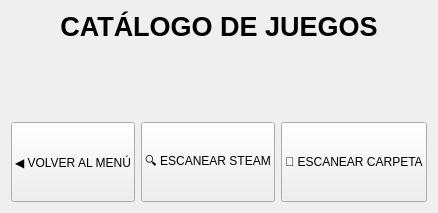
            <widget class="QWidget" name="gamesPage">
             <property name="locale">
              <locale language="English" country="UnitedStates"/>
             </property>
             <layout class="QVBoxLayout" name="verticalLayout_steamGames">
              <item>
               <widget class="QLabel" name="platformLabel">
                <property name="sizePolicy">
                 <sizepolicy hsizetype="Preferred" vsizetype="Maximum">
                  <horstretch>0</horstretch>
                  <verstretch>0</verstretch>
                 </sizepolicy>
                </property>
                <property name="font">
                 <font>
                  <pointsize>20</pointsize>
                  <bold>true</bold>
                 </font>
                </property>
                <property name="text">
                 <string>CATÁLOGO DE JUEGOS</string>
                </property>
                <property name="alignment">
                 <set>Qt::AlignmentFlag::AlignCenter</set>
                </property>
               </widget>
              </item>
              <item>
               <widget class="QScrollArea" name="scrollAreaGame">
                <property name="focusPolicy">
                 <enum>Qt::FocusPolicy::NoFocus</enum>
                </property>
                <property name="styleSheet">
                 <string>QScrollArea { border: none; background: transparent; } QWidget#scrollAreaSteamGamesContents { background: transparent; }</string>
                </property>
                <property name="widgetResizable">
                 <bool>true</bool>
                </property>
                <widget class="QWidget" name="scrollAreaGamesContents">
                 <property name="geometry">
                  <rect>
                   <x>0</x>
                   <y>0</y>
                   <width>783</width>
                   <height>413</height>
                  </rect>
                 </property>
                 <layout class="QGridLayout" name="layoutGames"/>
                </widget>
               </widget>
              </item>
              <item>
               <layout class="QHBoxLayout" name="horizontalLayout_steamGames_buttons">
                <item>
                 <widget class="QPushButton" name="gamesBackButton">
                  <property name="sizePolicy">
                   <sizepolicy hsizetype="Expanding" vsizetype="Minimum">
                    <horstretch>0</horstretch>
                    <verstretch>0</verstretch>
                   </sizepolicy>
                  </property>
                  <property name="minimumSize">
                   <size>
                    <width>0</width>
                    <height>80</height>
                   </size>
                  </property>
                  <property name="text">
                   <string>◀ VOLVER AL MENÚ</string>
                  </property>
                 </widget>
                </item>
                <item>
                 <widget class="QPushButton" name="steamGamesScanButton">
                  <property name="sizePolicy">
                   <sizepolicy hsizetype="Expanding" vsizetype="Minimum">
                    <horstretch>0</horstretch>
                    <verstretch>0</verstretch>
                   </sizepolicy>
                  </property>
                  <property name="minimumSize">
                   <size>
                    <width>0</width>
                    <height>80</height>
                   </size>
                  </property>
                  <property name="text">
                   <string>🔍 ESCANEAR STEAM</string>
                  </property>
                 </widget>
                </item>
                <item>
                 <widget class="QPushButton" name="gamesScanFolderButton">
                  <property name="sizePolicy">
                   <sizepolicy hsizetype="Expanding" vsizetype="Minimum">
                    <horstretch>0</horstretch>
                    <verstretch>0</verstretch>
                   </sizepolicy>
                  </property>
                  <property name="minimumSize">
                   <size>
                    <width>0</width>
                    <height>80</height>
                   </size>
                  </property>
                  <property name="text">
                   <string>📁 ESCANEAR CARPETA</string>
                  </property>
                 </widget>
                </item>
               </layout>
              </item>
             </layout>
            </widget>
